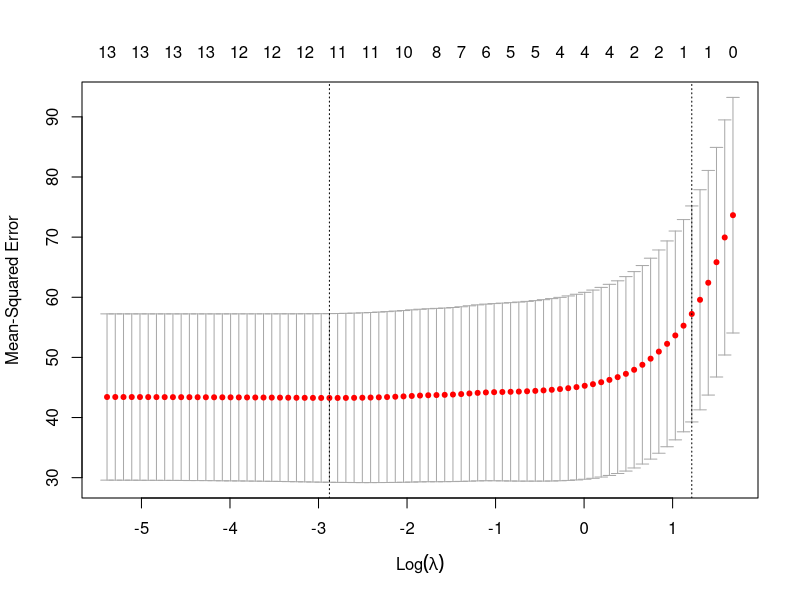
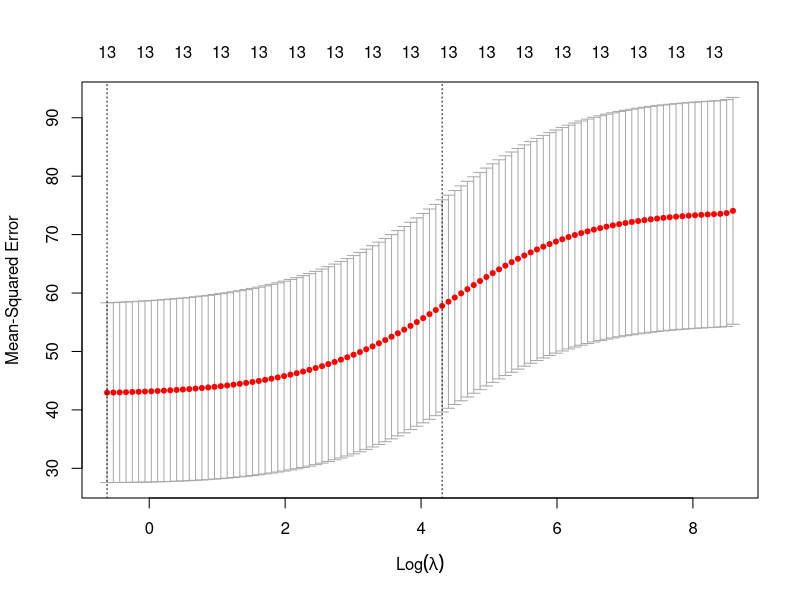

Reproduce these figures in R, in order.
library(MASS)
library(glmnet)
set.seed(4221)

test = sample(1:dim(Boston)[1], dim(Boston)[1]/3)
train = -test
Boston.train = Boston[train,]
Boston.test = Boston[test,]

x = model.matrix(crim ~ . - 1, data = Boston)
y = Boston$crim
cv.lasso = cv.glmnet(x, y, type.measure = "mse")
plot(cv.lasso)

cv.ridge = cv.glmnet(x, y, type.measure = "mse", alpha=0)
plot(cv.ridge)

